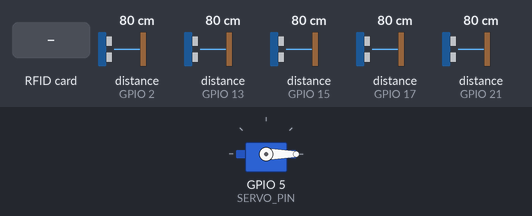
A program run on a simulated ESP32-S3. On the bench: servo. Wiring (inferred from the names in the program): 5 × ultrasonic range finder: trigger GPIO 4, echo GPIO 15 / trigger GPIO 12, echo GPIO 13 / trigger GPIO 16, echo GPIO 17 / trigger GPIO 18, echo GPIO 2 / trigger GPIO 20, echo GPIO 21. The inputs (shaded band) are chosen by the test bench; at power-on: distance to the obstacle (sensors on GPIO 2, GPIO 13, GPIO 15, GPIO 17, GPIO 21) 80 cm. The echo pulse lasts 58.3 µs per cm; WiFi joins after 1.5 s; servers stay silent unless stated; no MQTT or app messages arrive unless stated; what the program prints to the serial monitor is not drawn.

Above: at 4.3 s.
4.4 s: RFID card 5E 7A 19 C4 held to the reader
At 8.57 s:
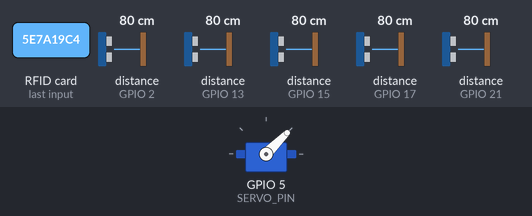
At 9.5 s:
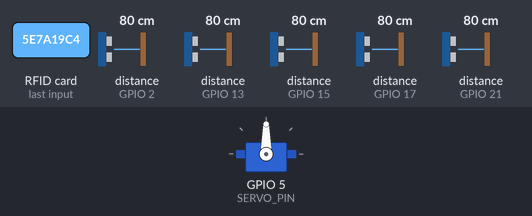
13.4 s: distance to the obstacle (sensor on GPIO 2) set to 2 cm
Timing chart, 0 to 16.4 s (numbered marks = the images above; inputs shaded):
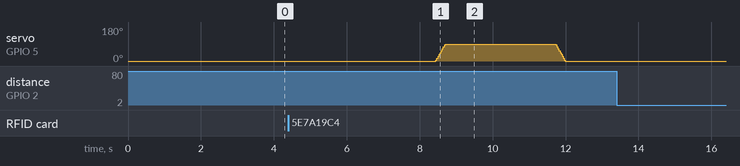

The program:

main.cpp
```cpp
#include <Arduino.h>
#include <WiFi.h>
#include <PubSubClient.h>
#include <SPI.h>
#include <MFRC522.h>
#include <ESP32Servo.h> // Using ESP32Servo library

// ------------------ Wi-Fi Credentials ---------------------
const char* WIFI_SSID     = "iPhone";
const char* WIFI_PASSWORD = "Nityaa14";

// ------------------ MQTT Broker Settings -------------------
const char* MQTT_BROKER   = "broker.emqx.io";
const int   MQTT_PORT     = 1883;
const char* MQTT_CLIENT_ID = "esp32_parking_system";
const char* MQTT_PUB_TOPIC = "parking/status";

// ------------------ Ultrasonic Sensor Settings ------------
#define NUM_SENSORS 5
#define DISTANCE_THRESHOLD 20 // Distance threshold in cm

// Define pins for each ultrasonic sensor
const int TRIG_PINS[NUM_SENSORS] = {12, 4, 16, 18, 20};
const int ECHO_PINS[NUM_SENSORS] = {13, 15, 17, 2, 21};

// ------------------ RFID Settings ------------------------
// Pin definitions for ESP32-S3 to RFID-RC522
#define RST_PIN     14    // Reset pin (can be any available GPIO)
#define SS_PIN      39    // SPI CS pin (GPIO 39)
#define SCK_PIN     36    // SPI Clock pin (GPIO 36)
#define MOSI_PIN    35    // SPI MOSI pin (GPIO 35)
#define MISO_PIN    37    // SPI MISO pin (GPIO 37)

// ------------------ Servo Motor Settings ------------------
#define SERVO_PIN    5     // GPIO pin 5 for servo motor (as requested)
#define SERVO_OPEN   90    // Servo angle for open gate (90 degrees)
#define SERVO_CLOSED 0     // Servo angle for closed gate (0 degrees)

// ------------------ Variables ----------------------------
WiFiClient wifiClient;
PubSubClient mqttClient(wifiClient);
MFRC522 rfid(SS_PIN, RST_PIN); // Create MFRC522 instance
Servo gateServo;               // Create servo instance

int parkingSlotStatus[NUM_SENSORS] = {0}; // 0 = empty, 1 = occupied

// ------------------ Function Prototypes --------------------
void setupWiFi();
void reconnectMQTT();
void publishParkingStatus();
float readUltrasonicSensor(int sensorIndex);
void checkRFID();
void openGate();
void closeGate();
String getCardUID();

// ------------------ Setup Function -------------------------
void setup() {
    Serial.begin(115200);
    delay(1000);

    Serial.println("------------------------------");
    Serial.println("  Smart Parking System Start  ");
    Serial.println("------------------------------");

    // Initialize ultrasonic sensor pins
    for (int i = 0; i < NUM_SENSORS; i++) {
        pinMode(TRIG_PINS[i], OUTPUT);
        pinMode(ECHO_PINS[i], INPUT);
        digitalWrite(TRIG_PINS[i], LOW);
    }
    Serial.println("Ultrasonic sensors initialized.");

    // Connect to Wi-Fi
    setupWiFi();

    // Setup MQTT
    mqttClient.setServer(MQTT_BROKER, MQTT_PORT);

    // Attempt to connect to MQTT
    reconnectMQTT();

    // Initialize SPI with the specific pins for RFID
    SPI.begin(SCK_PIN, MISO_PIN, MOSI_PIN, SS_PIN);

    // Initialize MFRC522
    rfid.PCD_Init();

    // Show details of the MFRC522 reader
    rfid.PCD_DumpVersionToSerial();

    Serial.println("RFID Reader initialized. Waiting for cards...");

    // Initialize ESP32 Servo
    // Allow allocation of all timers
    ESP32PWM::allocateTimer(0);
    ESP32PWM::allocateTimer(1);
    ESP32PWM::allocateTimer(2);
    ESP32PWM::allocateTimer(3);

    // Set servo properties
    gateServo.setPeriodHertz(50);    // Standard 50 Hz servo
    gateServo.attach(SERVO_PIN, 500, 2400); // Attach the servo to pin with min/max pulse width

    // Ensure gate is closed at startup
    gateServo.write(SERVO_CLOSED);
    Serial.println("Servo motor initialized. Gate is closed.");

    // Important: Detach the servo after setting initial position
    // This prevents continuous operation when idle
    delay(500); // Give time for servo to reach position
    gateServo.detach();
}

// ------------------ Main Loop ------------------------------
void loop() {
    if (!mqttClient.connected()) {
        reconnectMQTT();
    }

    mqttClient.loop();

    // Read all sensors and update parking status
    for (int i = 0; i < NUM_SENSORS; i++) {
        float distance = readUltrasonicSensor(i);
        if (distance > 0 && distance < DISTANCE_THRESHOLD) {
            parkingSlotStatus[i] = 1; // Occupied
        } else {
            parkingSlotStatus[i] = 0; // Empty
        }

        Serial.printf("Sensor %d: %.2f cm - Status: %s\n", i + 1, distance, parkingSlotStatus[i] ? "Occupied" : "Empty");
    }

    // Publish status
    publishParkingStatus();

    // Check for RFID cards (only here will the servo move)
    checkRFID();

    delay(5000); // Wait for 5 seconds before next sensor reading
}

// ------------------ Wi-Fi Connection -----------------------
void setupWiFi(){
    Serial.print("Connecting to Wi-Fi SSID: ");
    Serial.println(WIFI_SSID);
    WiFi.begin(WIFI_SSID, WIFI_PASSWORD);

    while (WiFi.status() != WL_CONNECTED){
        delay(500);
        Serial.print(".");
    }

    Serial.println("\nWi-Fi connected.");
    Serial.print("IP Address: ");
    Serial.println(WiFi.localIP());
}

// ------------------ MQTT Reconnect -------------------------
void reconnectMQTT(){
    while (!mqttClient.connected()) {
        Serial.print("Attempting MQTT connection...");
        // Attempt to connect
        if (mqttClient.connect(MQTT_CLIENT_ID)) {
            Serial.println("connected.");
            // Subscribe to reservation topic if needed
            // mqttClient.subscribe("parking/reservations");
        } else {
            Serial.print("failed, rc=");
            Serial.print(mqttClient.state());
            Serial.println(" Retrying in 5 seconds.");
            delay(5000);
        }
    }
}

// ------------------ Read Ultrasonic Sensor ------------------
float readUltrasonicSensor(int sensorIndex){
    // Trigger the sensor
    digitalWrite(TRIG_PINS[sensorIndex], LOW);
    delayMicroseconds(2);
    digitalWrite(TRIG_PINS[sensorIndex], HIGH);
    delayMicroseconds(10);
    digitalWrite(TRIG_PINS[sensorIndex], LOW);

    // Read the echo pin
    long duration = pulseIn(ECHO_PINS[sensorIndex], HIGH, 30000); // Timeout after 30ms
    if(duration == 0){
        // No echo received
        return -1;
    }

    // Calculate distance in cm
    float distance = (duration * 0.034) / 2;

    return distance;
}

// ------------------ Publish Parking Status -------------------
void publishParkingStatus(){
    // Payload format
    String payload = "{ \"slots\": [";
    for(int i = 0; i < NUM_SENSORS; i++){
        payload += "{ \"id\": " + String(i) + ", \"status\": " + String(parkingSlotStatus[i]) + " }";
        if(i < NUM_SENSORS -1){
            payload += ", ";
        }
    }
    payload += "] }";

    mqttClient.publish(MQTT_PUB_TOPIC, payload.c_str());
    Serial.println("Published parking status to MQTT:");
    Serial.println(payload);
}

// Function removed - No RFID data publishing to MQTT

// ------------------ Open Gate ----------------------------
void openGate() {
    Serial.println("Opening gate...");

    // Re-attach servo for movement
    gateServo.attach(SERVO_PIN, 500, 2400);
    delay(100); // Brief delay for stability

    // Move to CLOSED position first to ensure proper starting point
    gateServo.write(SERVO_CLOSED);
    delay(100);

    // Move forward from closed (0°) to open (90°) position
    Serial.println("Moving gate forward to open position...");
    for (int pos = SERVO_CLOSED; pos <= SERVO_OPEN; pos += 5) {
        gateServo.write(pos);
        delay(15); // Small delay for smooth movement
    }

    // Make sure we reach exactly 90 degrees
    gateServo.write(SERVO_OPEN);
    Serial.println("Gate opened successfully at 90 degrees.");
}

// ------------------ Close Gate ----------------------------
void closeGate() {
    Serial.println("Closing gate...");

    // Move backward from open (90°) to closed (0°) position
    Serial.println("Moving gate backward to closed position...");
    for (int pos = SERVO_OPEN; pos >= SERVO_CLOSED; pos -= 5) {
        gateServo.write(pos);
        delay(15); // Small delay for smooth movement
    }

    // Make sure we reach exactly 0 degrees
    gateServo.write(SERVO_CLOSED);
    delay(500); // Give time to reach position
    Serial.println("Gate closed successfully at 0 degrees.");

    // Important: Detach the servo when not in use to prevent continuous operation
    gateServo.detach();
}

// ------------------ Get Card UID as String -------------------
String getCardUID() {
    String cardID = "";
    for (byte i = 0; i < rfid.uid.size; i++) {
        if (rfid.uid.uidByte[i] < 0x10) {
            cardID += "0";
        }
        cardID += String(rfid.uid.uidByte[i], HEX);
    }
    cardID.toUpperCase();
    return cardID;
}

// ------------------ Check RFID ----------------------------
void checkRFID() {
    // Check if a new card is present
    if (!rfid.PICC_IsNewCardPresent())
        return;

    // Read the card
    if (!rfid.PICC_ReadCardSerial())
        return;

    // Get card UID as string
    String cardID = getCardUID();

    // Display user access message
    Serial.println();
    Serial.print("User ID: ");
    Serial.print(cardID);
    Serial.println(" has used the Smart Car Parking.");

    // Open the gate
    openGate();

    // Wait for 3 seconds with the gate open (changed from 5 seconds)
    delay(3000);

    // Close the gate
    closeGate();

    // Print card type to Serial
    Serial.print("PICC type: ");
    MFRC522::PICC_Type piccType = rfid.PICC_GetType(rfid.uid.sak);
    Serial.println(rfid.PICC_GetTypeName(piccType));

    // Read data from the card (if available)
    byte readBuffer[18];
    byte size = sizeof(readBuffer);

    // Try to read the first data block (block 4, which is the first block of sector 1)
    byte status = rfid.MIFARE_Read(4, readBuffer, &size);
    if (status == MFRC522::STATUS_OK) {
        Serial.println("Data from card:");
        for (uint8_t i = 0; i < 16; i++) {
            Serial.print(readBuffer[i] < 0x10 ? " 0" : " ");
            Serial.print(readBuffer[i], HEX);
        }
        Serial.println();

        // Convert to ASCII if it's text data
        Serial.println("Data as text:");
        for (uint8_t i = 0; i < 16; i++) {
            if (readBuffer[i] >= 32 && readBuffer[i] <= 126) { // Printable ASCII
                Serial.write(readBuffer[i]);
            } else {
                Serial.print('.');
            }
        }
        Serial.println();
    }

    // Halt PICC and get ready for next card
    rfid.PICC_HaltA();
    rfid.PCD_StopCrypto1();

    Serial.println("Card reading complete. Gate operation finished. Ready for next card.");
}
```

Measured:
- after the input at 4.4 s, servo on GPIO 5 (SERVO_PIN): rises from 0° to 90° in 0.27 s, then falls to 0° in 3.3 s
- after the input at 13.4 s, every drawn part: stays the same
